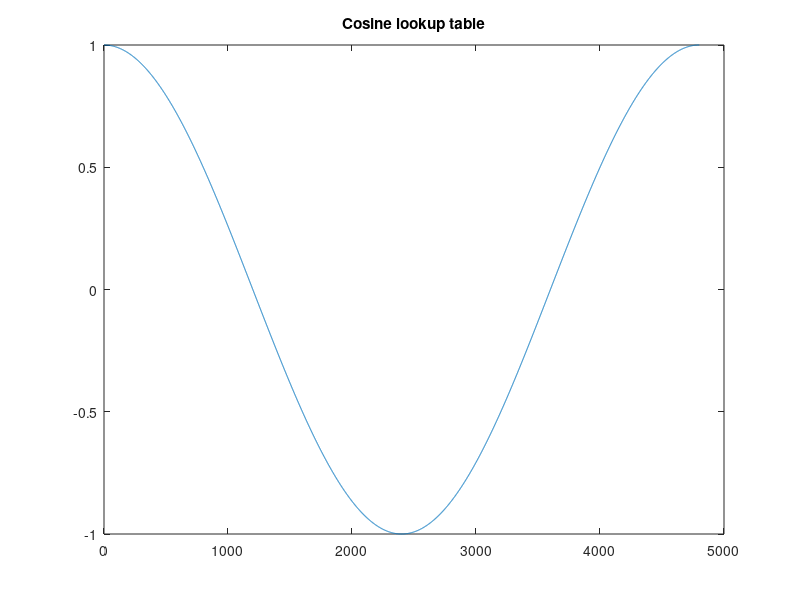
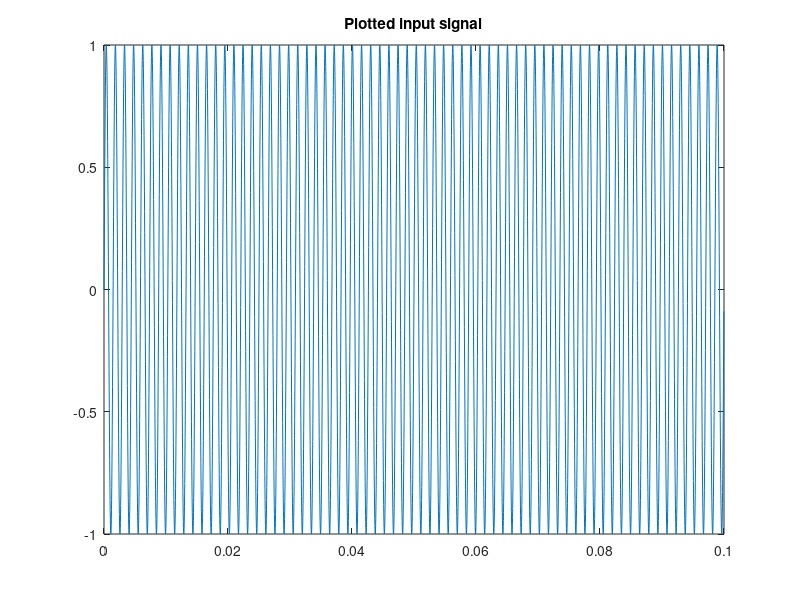
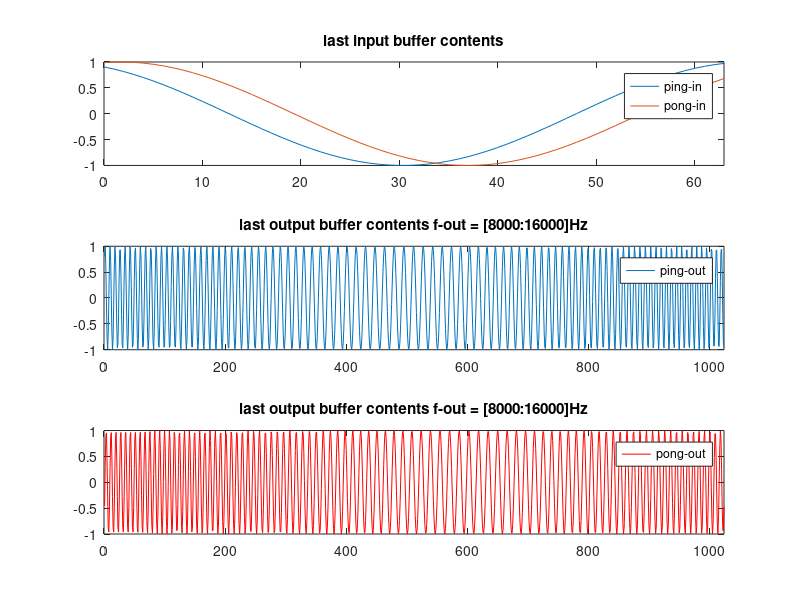

Here is the MATLAB script that generated these plots, in order:
%% constants
close all 
clear all
pi = 3.1415926;
debug = 1; % debug mode, show several plotted matrices

%% frequencies
fs = 48000; % sampling frequency
fc = 12000; % center frequency

Ts = 1/fs;
f_sig = 680; % signal frequency in Hz

A = 1; % signal amplitude
signal_time_step = Ts;
t = 0.1; % signal sample length in sigure;
time_array = (0:signal_time_step:t-signal_time_step);

lut_table_size = 4800; % length for the cosine lookup table
buffer_length = 64; % length of ping and pong buffers
nk=3;  % 8 waere besser
k = fc/nk; % frequency deviation 
f_out_max = fc+k;
f_out_min = fc-k;
lut_fak=300/(1-1/nk);

%% generate signal
signal = A*cos(2*pi*f_sig*time_array-pi/2);
% signal = A*cos(2*pi.*rand()*500*time_array-pi/2);

%% generate lut
cos_lut = cos(2*pi*(1:1:lut_table_size)/lut_table_size);

if debug == 1;
figure;
plot(1:1:lut_table_size,cos_lut)
title('Cosine lookup table');
end;

%% samples in one buffer
n_samples = 16;
% f_output =?
signal_periods_in_buffer = buffer_length/n_samples;

if debug == 1;
figure;
plot(time_array, signal);
title('Plotted input signal');
end;
%% read input signal to buffer

inputbuffer = zeros (2,buffer_length);
outputbuffer = zeros (2,buffer_length*n_samples);
buffer = 1;
pointer_old=0;
 for r = 1:1:20;
    
     for i = 1:1:buffer_length;
         n = (r-1)*buffer_length+i; % sample time 
         inputbuffer(buffer,i) = signal(n);  % ping -> pong
         for j = 1:1:n_samples;
            kk =  (i-1)*n_samples+j;
            del_phi = 2*pi*(1/fs)*fc+2*pi*(1/fs)*k*inputbuffer(buffer,i);
            pointer_new=del_phi/(2*pi)*4*lut_fak;
            pointer_min = lut_fak*(1-1/nk);
            pointer_corr = pointer_new+pointer_old;
            pointer_corr = round(pointer_corr);
            pointer_corr = mod(pointer_corr, lut_table_size);
            pointer_old=pointer_corr;
            outputbuffer(buffer,kk) = cos_lut(pointer_corr+1);
        end;
     end;
    
     buffer = not(buffer-1)+1; % change buffer from ping to pong or the other way
   
 end;

figure;
subplot(3,1,1)
plot(0:1:buffer_length-1,inputbuffer(1,:));
hold on 
plot(0:1:buffer_length-1,inputbuffer(2,:));
xlim([0 buffer_length-1]);
legend('ping-in','pong-in');
title('last input buffer contents')
subplot(3,1,2)
plot(outputbuffer(1,:));
xlim([0 length(outputbuffer(1,:))]);
legend('ping-out');
title(['last output buffer contents f-out = [' ,num2str(f_out_min) ':' num2str(f_out_max) ']Hz'])
subplot(3,1,3)
plot(outputbuffer(2,:),'r');
xlim([0 length(outputbuffer(2,:))]);
legend('pong-out');
title(['last output buffer contents f-out = [' ,num2str(f_out_min) ':' num2str(f_out_max) ']Hz'])
